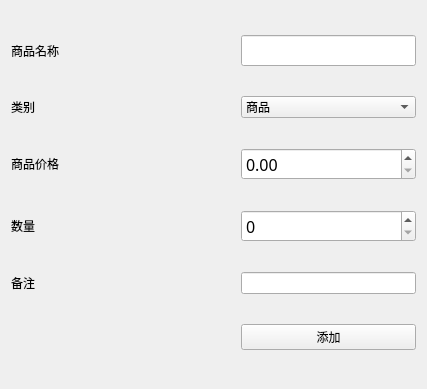
<?xml version="1.0" encoding="UTF-8"?>
<ui version="4.0">
 <class>Form</class>
 <widget class="QWidget" name="Form">
  <property name="geometry">
   <rect>
    <x>0</x>
    <y>0</y>
    <width>427</width>
    <height>389</height>
   </rect>
  </property>
  <property name="minimumSize">
   <size>
    <width>427</width>
    <height>389</height>
   </size>
  </property>
  <property name="maximumSize">
   <size>
    <width>427</width>
    <height>389</height>
   </size>
  </property>
  <property name="windowTitle">
   <string>添加商品</string>
  </property>
  <layout class="QHBoxLayout" name="horizontalLayout">
   <item>
    <layout class="QGridLayout" name="gridLayout">
     <item row="4" column="0">
      <widget class="QLabel" name="label_3">
       <property name="text">
        <string>备注</string>
       </property>
      </widget>
     </item>
     <item row="4" column="1">
      <spacer name="horizontalSpacer">
       <property name="orientation">
        <enum>Qt::Horizontal</enum>
       </property>
       <property name="sizeHint" stdset="0">
        <size>
         <width>70</width>
         <height>20</height>
        </size>
       </property>
      </spacer>
     </item>
     <item row="0" column="2">
      <widget class="QLineEdit" name="add_thing_name">
       <property name="font">
        <font>
         <family>SimSun-ExtB</family>
         <pointsize>12</pointsize>
        </font>
       </property>
      </widget>
     </item>
     <item row="2" column="0">
      <widget class="QLabel" name="label_2">
       <property name="text">
        <string>商品价格</string>
       </property>
      </widget>
     </item>
     <item row="1" column="0">
      <widget class="QLabel" name="label_4">
       <property name="text">
        <string>类别</string>
       </property>
      </widget>
     </item>
     <item row="1" column="2">
      <widget class="QComboBox" name="comboBox">
       <item>
        <property name="text">
         <string>商品</string>
        </property>
       </item>
       <item>
        <property name="text">
         <string>手法</string>
        </property>
       </item>
      </widget>
     </item>
     <item row="0" column="0">
      <widget class="QLabel" name="label">
       <property name="text">
        <string>商品名称</string>
       </property>
      </widget>
     </item>
     <item row="7" column="2">
      <widget class="QPushButton" name="add_thing">
       <property name="text">
        <string>添加</string>
       </property>
      </widget>
     </item>
     <item row="3" column="0">
      <widget class="QLabel" name="label_5">
       <property name="text">
        <string>数量</string>
       </property>
      </widget>
     </item>
     <item row="2" column="2">
      <widget class="QDoubleSpinBox" name="doubleSpinBox">
       <property name="font">
        <font>
         <family>SimSun-ExtB</family>
         <pointsize>12</pointsize>
        </font>
       </property>
       <property name="maximum">
        <double>9999999999.000000000000000</double>
       </property>
      </widget>
     </item>
     <item row="3" column="2">
      <widget class="QSpinBox" name="spinBox">
       <property name="font">
        <font>
         <family>SimSun-ExtB</family>
         <pointsize>12</pointsize>
        </font>
       </property>
       <property name="maximum">
        <number>999999999</number>
       </property>
      </widget>
     </item>
     <item row="4" column="2">
      <widget class="QLineEdit" name="lineEdit"/>
     </item>
    </layout>
   </item>
  </layout>
 </widget>
 <resources/>
 <connections/>
</ui>
